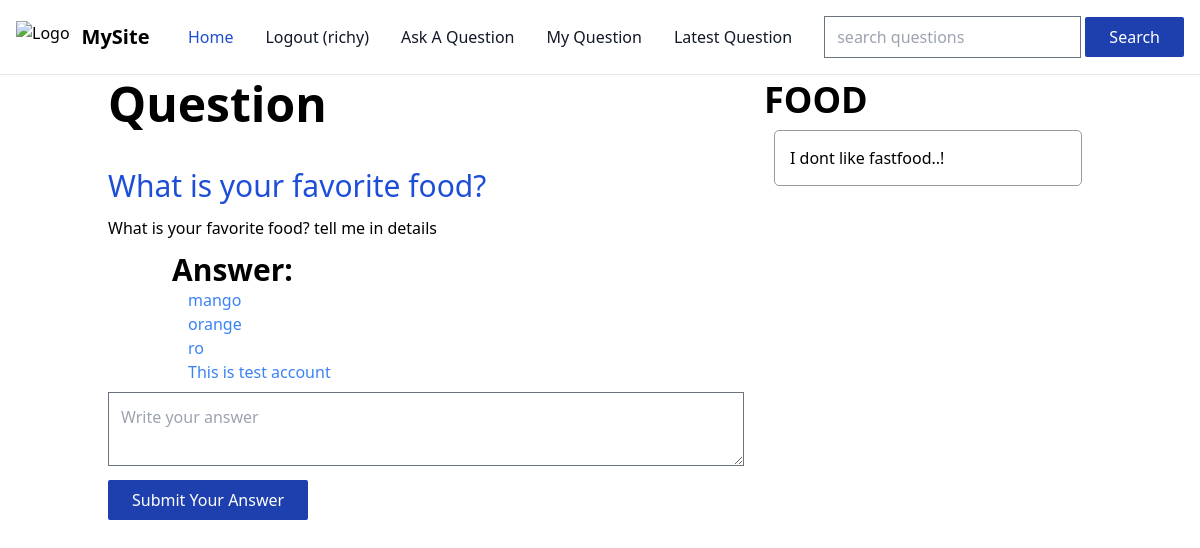
Screenshot of /Discuss?q-id=1 (signed in) with the database file from the repository.
### tables this page shows
CREATE TABLE `questions` (
  `id` int NOT NULL,
  `title` varchar(30) DEFAULT NULL,
  `description` varchar(300) DEFAULT NULL,
  `category_id` varchar(10) DEFAULT NULL,
  `user_id` int DEFAULT NULL
);

CREATE TABLE `answer` (
  `id` int NOT NULL,
  `answer` varchar(1000) NOT NULL,
  `question_id` int DEFAULT NULL,
  `user_id` int DEFAULT NULL
);

CREATE TABLE `category` (
  `id` int NOT NULL,
  `name` varchar(40) NOT NULL
);

### Discuss/client/question-details.php (the view, shortened to what this page needs)
<div class="container mt-20">
    <div class="md:flex gap-5">
        <div class="md:flex-1">
            <h3 class="text-5xl font-bold mb-10">Question</h3>
            <?php
            include("./server/config.php");
            $id = $_GET['q-id'];
            $ques = $conn->prepare("select * from questions where id=$id");
            $ques->execute();
            $ques = $ques->fetch();
            $cat_id = $ques['category_id'];
            echo "<h3 class='text-3xl font-medium my-3 text-blue-700'>$ques[title]</h3>
            <p class='mb-3'>$ques[description]</p>
            ";
            ?>
            <?php
            include("answer.php")
            ?>
            <form action="./server/requests.php" method="post">
                <textarea class="p-3 my-2 w-full" name="answer" id="" placeholder="Write your answer" required></textarea><br>
                <button class="px-6 py-2 rounded-sm bg-blue-800 text-white" name="addans">Submit Your Answer</button>
            </form>
        </div>
        <div class="md:w-4/12">
            <ul class="question-list">
                <?php
                if (isset($_GET['q-id'])) {
                    $cat_name = $conn->prepare("select name from category where id=$cat_id");
                    $cat_name->execute();
                    $cat_name = $cat_name->fetch();
                    $cat_name = $cat_name['name'];
                    echo "<h3 class='text-2xl md:text-4xl font-bold uppercase'>$cat_name</h3>";
                    $ques = $conn->prepare("select * from questions where category_id=$cat_id and id!=$id");
                    $ques->execute();
                    $questions = $ques->fetchAll();
                    foreach ($questions as $question) {
                        $title = $question['title'];
                        $id = $question['id'];
                        echo "<li><a href='?q-id=$id'>$title</a></li>";
                    }
                }
                ?>
            </ul>
        </div>
    </div>
</div>

### Discuss/client/answer.php
<div class="pl-16">
    <h3 class="text-3xl font-bold">Answer:</h3>
    <?php
        $question_id = $_GET['q-id'];
        $ans = $conn->prepare("select * from answer where question_id=$question_id");
        $ans->execute();
        $ans = $ans->fetchAll();
        foreach($ans as $an){
            $an = $an['answer'];
            echo
            "<div>
                <p class='text-blue-500 ml-4'>$an</p>
            </div>";
        }
    ?>
</div>

### Discuss/public/style.css (style rules this page uses)
.container { margin: auto; padding: 0 20px; }
.question-list li { padding: 15px; border: 1px solid #999; border-radius: 5px; margin: 10px; }

### rows the page displays
questions: title "What is your favorite food?", description "What is your favorite food? tell me in details"
answer: answer "mango"
answer: answer "orange"
answer: answer "ro"
answer: answer "This is test account"
category: name "FOOD"
questions: title "I dont like fastfood..!"

### other values shown
$_SESSION['user']['username'] "richy"
